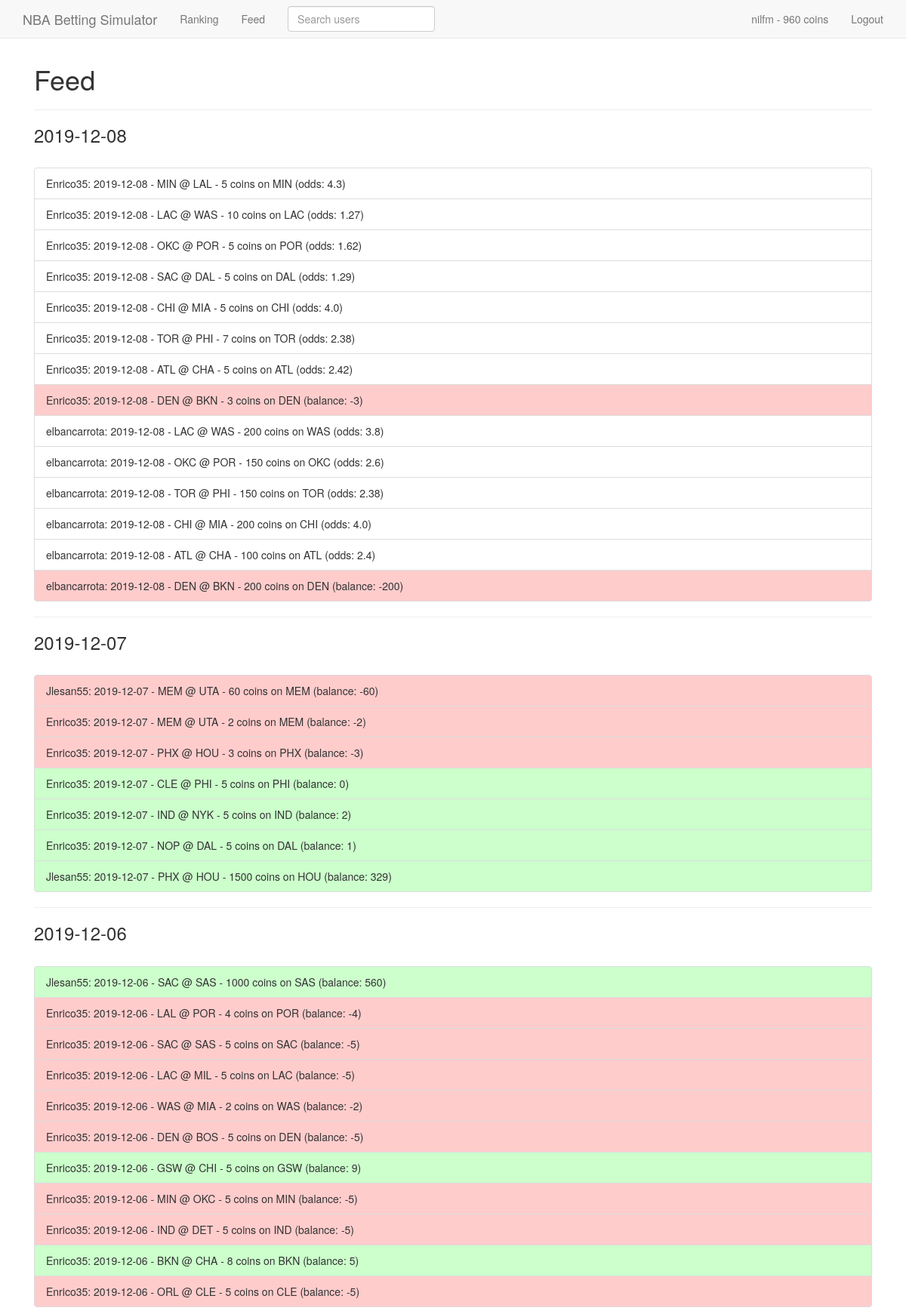
/feed (signed in, upper part), run on the app's committed database.
### app/models.py (models this page shows, shortened)
class SearchableMixin():
    @classmethod
    def search(cls, expression, amount):
        ids, total = query_index(cls.__tablename__, expression, amount=amount)
        if total == 0:
            return cls.query.filter_by(id=0).all(), 0
        when = []
        for i, id in enumerate(ids):
            when.append((id, i))
        return cls.query.filter(cls.id.in_(ids)).order_by(db.case(when, value=cls.id)).all(), total

class User(SearchableMixin, UserMixin, db.Model):
    __searchable__ = ['username']
    id = db.Column(db.Integer, primary_key=True)
    username = db.Column(db.String(64), index=True, unique=True)
    email = db.Column(db.String(120), index=True, unique=True)
    password_hash = db.Column(db.String(128))
    funds = db.Column(db.Integer)
    ranking_funds = db.Column(db.Integer, index=True)
    date_reg = db.Column(db.DateTime, default=datetime.utcnow)
    followed = db.relationship(
        'User',
        secondary=followers,
        primaryjoin=(followers.c.follower_id == id),
        secondaryjoin=(followers.c.followed_id == id),
        backref=db.backref('followers', lazy='dynamic'),
        lazy='dynamic'
    )
    def is_following(self, user):
        return self.followed.filter(followers.c.followed_id == user.id).count() > 0
    @login.user_loader
    def load_user(id):
        return User.query.get(int(id))

class Game(db.Model):
    id = db.Column(db.Integer, primary_key=True)
    home_team = db.Column(db.String(3), db.ForeignKey('team.short_name'))
    home_team_long = db.relationship('Team', foreign_keys=[home_team])
    away_team = db.Column(db.String(3), db.ForeignKey('team.short_name'))
    away_team_long = db.relationship('Team', foreign_keys=[away_team])
    home_odds = db.Column(db.Float())
    away_odds = db.Column(db.Float())
    date = db.Column(db.String(20), index=True, default=datetime.utcnow().strftime('%Y-%m-%d'))
    date_time = db.Column(db.String(40), index=True, default=datetime.utcnow().strftime('%Y-%m-%d %H:%M:%S'))
    winner = db.Column(db.Integer) # None - unfinished, 1 - home, 2 - away
    home_score = db.Column(db.Integer) # None - unfinished
    away_score = db.Column(db.Integer) # None - unfinished
    finished = db.Column(db.Boolean)
    db.UniqueConstraint(home_team, away_team, date)

class Bet(db.Model):
    id = db.Column(db.Integer, primary_key=True)
    user_id = db.Column(db.Integer, db.ForeignKey('user.id'), index=True)
    user = db.relationship('User', foreign_keys=[user_id])
    game_id = db.Column(db.Integer, db.ForeignKey('game.id'), index=True)
    game = db.relationship('Game', foreign_keys=[game_id])
    amount = db.Column(db.Integer)
    odds = db.Column(db.Float)
    bet_on_home = db.Column(db.Boolean)
    date_time = db.Column(db.String(40), index=True)
    won = db.Column(db.Boolean)
    balance = db.Column(db.Integer) # profits - amount bet (can be negative)
    finished = db.Column(db.Boolean)
    db.UniqueConstraint(user_id, game_id, bet_on_home)

### app/routes.py (the view)
@app.route('/feed')
@login_required
def feed():
    bets = Bet.query.order_by(Bet.date_time.desc()).all()
    followed_bets = [b for b in bets if current_user.is_following(b.user)]
    shown_bets = followed_bets[:app.config['NUM_BETS_FEED']]
    days = sorted(set(b.game.date for b in shown_bets), reverse=True)
    bets_days = [
        {'day': day, 'bets': [b for b in shown_bets if b.game.date == day]} for day in days
    ]
    return render_template('feed.html', bets_days=bets_days)

### app/forms.py
class SearchForm(FlaskForm):
    q = StringField('Search users', validators=[DataRequired()])
    def __init__(self, *args, **kwargs):
        if 'formdata' not in kwargs:
            kwargs['formdata'] = request.args
        if 'csrf_enabled' not in kwargs:
            kwargs['csrf_enabled'] = False
        super(SearchForm, self).__init__(*args, **kwargs)

### app/routes.py (called while the page is built)
@app.before_request
def before_request():
    if current_user.is_authenticated:
        g.search_form = SearchForm()

### app/templates/feed.html
{% extends "base.html" %}
{% block app_content %}
<div class="container-fluid">
    <h1>Feed</h1>
    {% for item in bets_days %}
        {% with day = item.day, bets = item.bets %}
            <hr>
            <h3>{{ day }}</h3><br>
            <ul class="list-group">
            {% for bet in bets %}
                {% include "bet_feed.html" %}
            {% endfor %}
            </ul>
        {% endwith %}
    {% endfor %}
</div>
{% endblock %}

### app/templates/base.html (shortened to what this page needs)
{% block styles %}
<link rel="stylesheet" href="https://maxcdn.bootstrapcdn.com/bootstrap/3.3.5/css/bootstrap.min.css">
<link rel="stylesheet" href="/static/css/style.css">
{% endblock %}
{% extends "bootstrap/base.html" %}
{% block navbar %}
    <nav class="navbar navbar-default navbar-fixed-top">
        <div class="container">
            <div class="navbar-header">
                <a class="navbar-brand" href="{{ url_for('index') }}">NBA Betting Simulator</a>
            </div>
            <div class="collapse navbar-collapse" id="bs-example-navbar-collapse-1">
                <ul class="nav navbar-nav">
                    <li><a href="{{ url_for('ranking') }}">Ranking</a></li>
                {% if current_user.is_authenticated %}
                    <li><a href="{{ url_for('feed') }}">Feed</a></li>
                </ul>
                {% endif %}
                {% if g.search_form %}
                <form id="searchbox" class="navbar-form navbar-left" method="get" action="{{ url_for('search') }}">
                    <div class="form-group">
                        {{ g.search_form.q(id="autocomplete", size=20, class='form-control',
                            placeholder=g.search_form.q.label.text) }}
                    </div>
                </form>
                {% endif %}
                <ul class="nav navbar-nav navbar-right">
                    {% if current_user.is_anonymous %}
                    <li><a href="{{ url_for('login') }}">Login</a></li>
                    <li><a href="{{ url_for('register') }}">Register</a></li>
                    {% else %}
                    <li><a href="{{ url_for('user', username=current_user.username) }}">{{ current_user.username }} - {{ current_user.funds }} coins</a></li>
                    <li><a href="{{ url_for('logout') }}">Logout</a></li>
                    {% endif %}
                </ul>
            </div>
        </div>
    </nav>
{% endblock %}
{% block content %}
    <div class="container">
        {% block app_content %}
        {% endblock %}
    </div>
{% endblock %}

### app/templates/bet_feed.html
{% if bet.finished %}
    {% if bet.won %}
    <li class="list-group-item won-bet">
    {% else %}
    <li class="list-group-item lost-bet">
    {% endif %}
{% else %}
    <li class="list-group-item pending-bet">
{% endif %}
        {{ bet.user.username }}:
        {{ bet.game.date }} - {{ bet.game.away_team }} @ {{ bet.game.home_team }} - {{ bet.amount }} coins on {{ bet.game.home_team if bet.bet_on_home else bet.game.away_team }}
        {% if bet.finished %}
        (balance: {{ bet.balance }})
        {% else %}
        (odds: {{ bet.odds }})
        {% endif %}
    </li>

### app/static/css/style.css (style rules this page uses)
.won-bet { background-color: rgba(0, 255, 0, 0.2) !important; }
.lost-bet { background-color: rgba(255, 0, 0, 0.2) !important; }
body { padding-top: 65px; }

### data on the page
User: username "nilfm", funds "960"
Game: day "2019-12-08"
Bet: user.username "Enrico35", game "2019-12-08", game.away_team "MIN", game.home_team "LAL", amount "5", game "MIN", odds "4.3"
Bet: user.username "Enrico35", game "2019-12-08", game.away_team "LAC", game.home_team "WAS", amount "10", game "LAC", odds "1.27"
Bet: user.username "Enrico35", game "2019-12-08", game.away_team "OKC", game.home_team "POR", amount "5", game "POR", odds "1.62"
Bet: user.username "Enrico35", game "2019-12-08", game.away_team "SAC", game.home_team "DAL", amount "5", game "DAL", odds "1.29"
Bet: user.username "Enrico35", game "2019-12-08", game.away_team "CHI", game.home_team "MIA", amount "5", game "CHI", odds "4.0"
Bet: user.username "Enrico35", game "2019-12-08", game.away_team "TOR", game.home_team "PHI", amount "7", game "TOR", odds "2.38"
Bet: user.username "Enrico35", game "2019-12-08", game.away_team "ATL", game.home_team "CHA", amount "5", game "ATL", odds "2.42"
Bet: user.username "Enrico35", game "2019-12-08", game.away_team "DEN", game.home_team "BKN", amount "3", game "DEN", balance "-3"
Bet: user.username "elbancarrota", game "2019-12-08", game.away_team "LAC", game.home_team "WAS", amount "200", game "WAS", odds "3.8"
Bet: user.username "elbancarrota", game "2019-12-08", game.away_team "OKC", game.home_team "POR", amount "150", game "OKC", odds "2.6"
Bet: user.username "elbancarrota", game "2019-12-08", game.away_team "TOR", game.home_team "PHI", amount "150", game "TOR", odds "2.38"
Bet: user.username "elbancarrota", game "2019-12-08", game.away_team "CHI", game.home_team "MIA", amount "200", game "CHI", odds "4.0"
Bet: user.username "elbancarrota", game "2019-12-08", game.away_team "ATL", game.home_team "CHA", amount "100", game "ATL", odds "2.4"
Bet: user.username "elbancarrota", game "2019-12-08", game.away_team "DEN", game.home_team "BKN", amount "200", game "DEN", balance "-200"
Game: day "2019-12-07"
Bet: user.username "Jlesan55", game "2019-12-07", game.away_team "MEM", game.home_team "UTA", amount "60", game "MEM", balance "-60"
Bet: user.username "Enrico35", game "2019-12-07", game.away_team "MEM", game.home_team "UTA", amount "2", game "MEM", balance "-2"
Bet: user.username "Enrico35", game "2019-12-07", game.away_team "PHX", game.home_team "HOU", amount "3", game "PHX", balance "-3"
Bet: user.username "Enrico35", game "2019-12-07", game.away_team "CLE", game.home_team "PHI", amount "5", game "PHI", balance "0"
Bet: user.username "Enrico35", game "2019-12-07", game.away_team "IND", game.home_team "NYK", amount "5", game "IND", balance "2"
Bet: user.username "Enrico35", game "2019-12-07", game.away_team "NOP", game.home_team "DAL", amount "5", game "DAL", balance "1"
Bet: user.username "Jlesan55", game "2019-12-07", game.away_team "PHX", game.home_team "HOU", amount "1500", game "HOU", balance "329"
Game: day "2019-12-06"
Bet: user.username "Jlesan55", game "2019-12-06", game.away_team "SAC", game.home_team "SAS", amount "1000", game "SAS", balance "560"
Bet: user.username "Enrico35", game "2019-12-06", game.away_team "LAL", game.home_team "POR", amount "4", game "POR", balance "-4"
Bet: user.username "Enrico35", game "2019-12-06", game.away_team "SAC", game.home_team "SAS", amount "5", game "SAC", balance "-5"
Bet: user.username "Enrico35", game "2019-12-06", game.away_team "LAC", game.home_team "MIL", amount "5", game "LAC", balance "-5"
Bet: user.username "Enrico35", game "2019-12-06", game.away_team "WAS", game.home_team "MIA", amount "2", game "WAS", balance "-2"
Bet: user.username "Enrico35", game "2019-12-06", game.away_team "DEN", game.home_team "BOS", amount "5", game "DEN", balance "-5"
Bet: user.username "Enrico35", game "2019-12-06", game.away_team "GSW", game.home_team "CHI", amount "5", game "GSW", balance "9"
Bet: user.username "Enrico35", game "2019-12-06", game.away_team "MIN", game.home_team "OKC", amount "5", game "MIN", balance "-5"
Bet: user.username "Enrico35", game "2019-12-06", game.away_team "IND", game.home_team "DET", amount "5", game "IND", balance "-5"
Bet: user.username "Enrico35", game "2019-12-06", game.away_team "BKN", game.home_team "CHA", amount "8", game "BKN", balance "5"
Bet: user.username "Enrico35", game "2019-12-06", game.away_team "ORL", game.home_team "CLE", amount "5", game "CLE", balance "-5"
